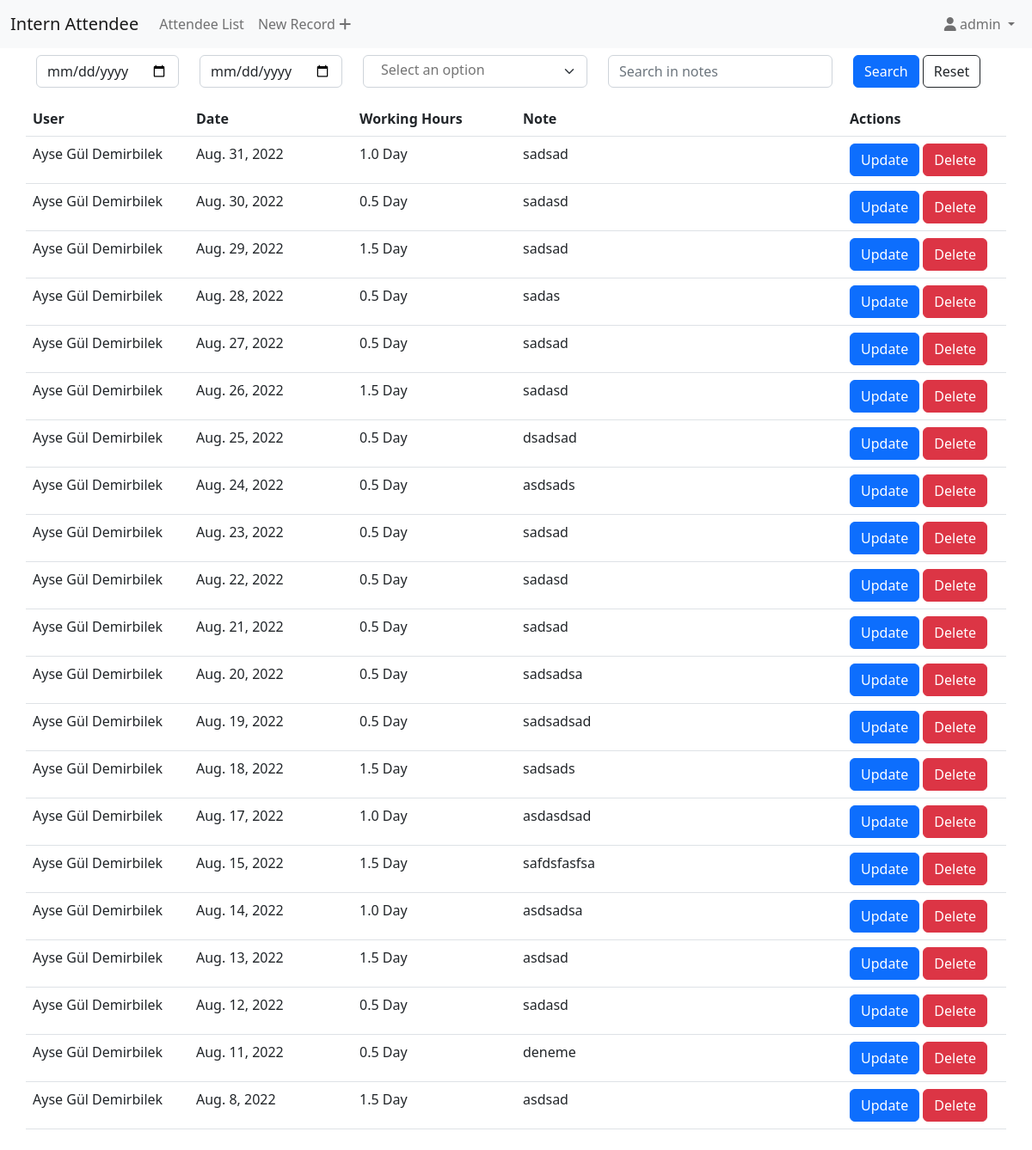
The page /list (signed in) on the database its author committed.
### attendance/models.py (models this page shows, shortened)
class Entry(models.Model):
    WORKING_HOURS = (
         (1.0, '1 Day'),
         (0.5, '0.5 Day'),
         (1.5, '1.5 Day'),
    )
    working_hours = models.FloatField(choices=WORKING_HOURS, default=None)
    user = models.ForeignKey(User, on_delete=models.CASCADE)
    note = models.TextField(max_length=500)
    day = models.DateField(default=timezone.now)
    deleted = models.BooleanField(default=False)
    def working_hours_str(self):
        return str(self.working_hours) + ' Day'
    def user__fullname(self):
        return self.user.get_full_name()

### attendance/views.py (the view, shortened to what this page needs)
# urls.py: path('list', AttendeeList.as_view(), name='list'),
class AttendeeList(ListView, FormView):
    model = Entry
    template_name = 'attendance/entry_list.html'
    form_class = AttendeeListSearchForm
    def get(self, request):
        entries = Entry.objects.filter(deleted=False)
        start_day = request.GET.get('start_day' or None)
        end_day = request.GET.get('end_day' or None)
        user = request.GET.getlist('user' or None)
        note = request.GET.get('note' or None)
        if request.user.is_superuser:
            form = AttendeeListAdminSearchForm(request.GET)
            if user:
                entries = entries.filter(user__in=user)
        else:
            form = AttendeeListSearchForm(request.GET)
            entries = entries.filter(user=request.user)
        if start_day:
            entries = entries.filter(day__gte=start_day)
        if end_day:
            entries = entries.filter(day__lte=end_day)
        if note:
            entries = entries.filter(note__contains=note)
        entries = entries.order_by('-day')
        return render(request, self.template_name, {'form':form, 'entries': entries})

### attendance/templates/attendance/entry_list.html (shortened to what this page needs)
{% extends "attendance/base_generic.html" %}
{% load crispy_forms_tags %}
{% block content %}
    <div class="container my-2">
        {% crispy form %}
        <div class="row">
            {% if entries %}
                <table class="table table-hover">
                    <thead>
                        <tr>
                            <th>User</th>
                            <th>Date</th>
                            <th>Working Hours</th>
                            <th data-breakpoints="sm">Note</th>
                            <th data-breakpoints="sm">Actions</th>
                        </tr>
                    </thead>
                    <tbody id="recordTable">
                        {% for entry in entries %}
                            <tr>
                                <td class="col-md-2">{{ entry.user__fullname }}</td>
                                <td class="col-md-2">{{ entry.day }}</td>
                                <td class="col-md-2">{{ entry.working_hours_str }}</td>
                                <td class="col-md-4">{{ entry.note }}</td>
                                <td class="col-md-2">
                                    <button type="button" class="btn btn-primary updateModalBtn" data-id="{{entry.id}}" data-bs-toggle="modal" data-bs-target="#updateModal">Update</button>
                                    <button type="button" class="btn btn-danger deleteModalBtn" data-id="{{entry.id}}" data-bs-toggle="modal" data-bs-target="#deleteModal">Delete</button>
                                </td>
                            </tr>
                        {% endfor %}
                    </tbody>
                </table>
            {% else %}
                <p>No entries</p>
            {% endif %}
        </div>
    </div>
{% endblock content %}

### attendance/templates/attendance/base_generic.html (shortened to what this page needs)
<!DOCTYPE html>
{% load static %}
{% load static i18n %}
{% load crispy_forms_tags %}
<html lang="en">
<head>
    <link href="{% static 'attendance/css/select2.min.css'%}" rel="stylesheet" />
    <link href="https://cdn.jsdelivr.net/npm/bootstrap@5.2.0/dist/css/bootstrap.min.css" rel="stylesheet">
    <link rel="stylesheet" type="text/css" href="{% static 'attendance/css/datatables.min.css' %}">
    <link rel="stylesheet" type="text/css" href="{% static 'attendance/css/style.css' %}">
</head>
<body>
  <nav class="navbar navbar-expand-lg bg-light">
    <div class="container-fluid">
      <a class="navbar-brand" href="{% url 'index' %}">Intern Attendee</a>
        {% if user.is_authenticated %}
            <div class="collapse navbar-collapse" id="navbarNav">
              <ul class="navbar-nav w-100">
                <li class="nav-item">
                  <a class="nav-link" href="{% url 'list' %}">Attendee List</a>
                </li>
                <li class="nav-item">
                  <a class="nav-link" href="{% url 'newRecord' %}">New Record
                  <i class="fa fa-plus"></i>
                  </a>
                </li>
                <li class="nav-item dropdown ms-lg-auto">
                  <a class="nav-link dropdown-toggle cursor-pointer" data-bs-toggle="dropdown" role="button" aria-expanded="false"><span class="fa fa-user"></span> {{user.username}} </a>
                </li>
              </ul>
            </div>
        {% endif %}
    </div>
  </nav>
  {% block content %}{% endblock %}
</body>
</html>

### attendance/static/attendance/css/style.css (style rules this page uses)
.cursor-pointer { cursor: pointer; }

### rows shown on the page
Entry: user__fullname "Ayse Gül Demirbilek", day "Aug. 31, 2022", working_hours_str "1.0 Day", note "sadsad"
Entry: user__fullname "Ayse Gül Demirbilek", day "Aug. 30, 2022", working_hours_str "0.5 Day", note "sadasd"
Entry: user__fullname "Ayse Gül Demirbilek", day "Aug. 29, 2022", working_hours_str "1.5 Day", note "sadsad"
Entry: user__fullname "Ayse Gül Demirbilek", day "Aug. 28, 2022", working_hours_str "0.5 Day", note "sadas"
Entry: user__fullname "Ayse Gül Demirbilek", day "Aug. 27, 2022", working_hours_str "0.5 Day", note "sadsad"
Entry: user__fullname "Ayse Gül Demirbilek", day "Aug. 26, 2022", working_hours_str "1.5 Day", note "sadasd"
Entry: user__fullname "Ayse Gül Demirbilek", day "Aug. 25, 2022", working_hours_str "0.5 Day", note "dsadsad"
Entry: user__fullname "Ayse Gül Demirbilek", day "Aug. 24, 2022", working_hours_str "0.5 Day", note "asdsads"
Entry: user__fullname "Ayse Gül Demirbilek", day "Aug. 23, 2022", working_hours_str "0.5 Day", note "sadsad"
Entry: user__fullname "Ayse Gül Demirbilek", day "Aug. 22, 2022", working_hours_str "0.5 Day", note "sadasd"
Entry: user__fullname "Ayse Gül Demirbilek", day "Aug. 21, 2022", working_hours_str "0.5 Day", note "sadsad"
Entry: user__fullname "Ayse Gül Demirbilek", day "Aug. 20, 2022", working_hours_str "0.5 Day", note "sadsadsa"
Entry: user__fullname "Ayse Gül Demirbilek", day "Aug. 19, 2022", working_hours_str "0.5 Day", note "sadsadsad"
Entry: user__fullname "Ayse Gül Demirbilek", day "Aug. 18, 2022", working_hours_str "1.5 Day", note "sadsads"
Entry: user__fullname "Ayse Gül Demirbilek", day "Aug. 17, 2022", working_hours_str "1.0 Day", note "asdasdsad"
Entry: user__fullname "Ayse Gül Demirbilek", day "Aug. 15, 2022", working_hours_str "1.5 Day", note "safdsfasfsa"
Entry: user__fullname "Ayse Gül Demirbilek", day "Aug. 14, 2022", working_hours_str "1.0 Day", note "asdsadsa"
Entry: user__fullname "Ayse Gül Demirbilek", day "Aug. 13, 2022", working_hours_str "1.5 Day", note "asdsad"
Entry: user__fullname "Ayse Gül Demirbilek", day "Aug. 12, 2022", working_hours_str "0.5 Day", note "sadasd"
Entry: user__fullname "Ayse Gül Demirbilek", day "Aug. 11, 2022", working_hours_str "0.5 Day", note "deneme"
Entry: user__fullname "Ayse Gül Demirbilek", day "Aug. 8, 2022", working_hours_str "1.5 Day", note "asdsad"

### other values the page prints
{{ user.username }} "admin"
